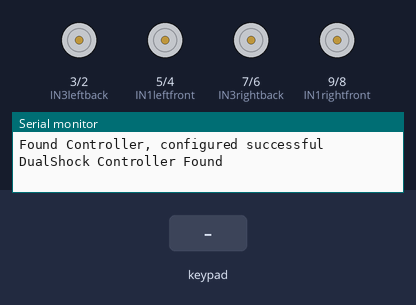
Bench run of a sketch on a simulated Arduino Uno, built with avr-gcc and run on an emulated ATmega328P. On the bench: motor-driver pin pairs drawn as motors (green arrow = first pin HIGH = forward, orange = second pin HIGH = backward, longer = more drive), the last lines printed to the serial monitor. The inputs (shaded band) are chosen by the test bench.

Above: at 1.2 s.
1.3 s: key 'U' pressed
At 1.51 s:
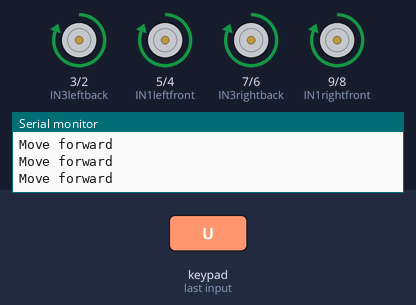
3.2 s: key 'D' pressed
At 3.42 s:
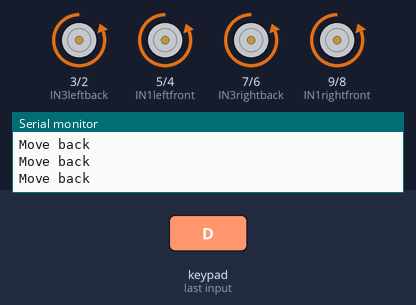
5.1 s: key 'L' pressed
At 5.34 s:
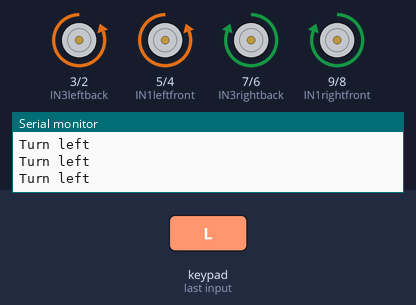
7.0 s: key 'R' pressed
At 7.2 s:
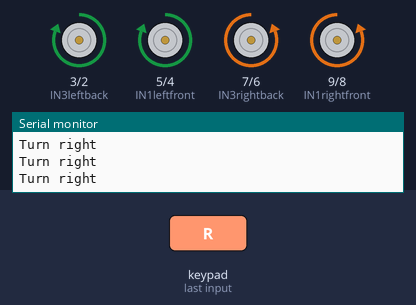
Timing chart, 0 to 9.9 s (numbered marks = the images above; inputs shaded):
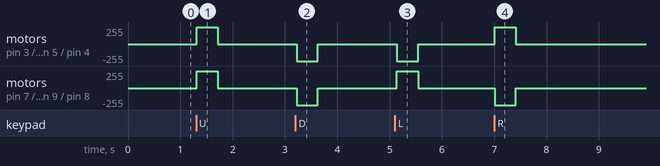

Measured:
- after the input at 1.3 s, motor on pin 3 (IN3leftback) / pin 2 (IN4leftback), motor on pin 5 (IN1leftfront) / pin 4 (IN2leftfront), motor on pin 7 (IN3rightback) / pin 6 (IN4rightback), motor on pin 9 (IN1rightfront) / pin 8 (IN2rightfront): stopped → forward 255/255 at once, → stopped 0.40 s later
- after the input at 3.2 s, motor on pin 3 (IN3leftback) / pin 2 (IN4leftback), motor on pin 5 (IN1leftfront) / pin 4 (IN2leftfront), motor on pin 7 (IN3rightback) / pin 6 (IN4rightback), motor on pin 9 (IN1rightfront) / pin 8 (IN2rightfront): stopped → backward 255/255 at once, → stopped 0.40 s later
- after the input at 5.1 s, motor on pin 3 (IN3leftback) / pin 2 (IN4leftback), motor on pin 5 (IN1leftfront) / pin 4 (IN2leftfront): stopped → backward 255/255 at once, → stopped 0.40 s later
- after the input at 7.0 s, motor on pin 3 (IN3leftback) / pin 2 (IN4leftback), motor on pin 5 (IN1leftfront) / pin 4 (IN2leftfront): stopped → forward 255/255 at once, → stopped 0.40 s later

The sketch:

prototypePAD.ino
```cpp
#include <PS2X_lib.h>
#include <Wire.h>
//#include <Adafruit_PWMServoDriver.h>

// PS2 controller
PS2X ps2x; // create PS2 Controller Class
int error = 0;
byte type = 0;
byte vibrate = 0;
////////////////////////////////////////////////////////////////////////////////////////////////////////////////////////////////
//left motor wheels
#define IN1leftfront 5
#define IN2leftfront 4
#define IN3leftback 3
#define IN4leftback 2

//right motor wheels
#define IN1rightfront 9
#define IN2rightfront 8
#define IN3rightback 7
#define IN4rightback 6
////////////////////////////////////////////////////////////////////////////////////////////////////////////////////////////////
// Servo
//Adafruit_PWMServoDriver pwm = Adafruit_PWMServoDriver();
#define SERVOMIN 125
#define SERVOMAX 575  //Try to find max and min angle servo
uint8_t servoBottom = 13, servoTop = 14, servoMouth = 15;
////////////////////////////////////////////////////////////////////////////////////////////////////////////////////////////////
void setup() {
  // put your setup code here, to run once:
  Serial.begin(57600);
  // all about motor
  pinMode(IN1leftfront, OUTPUT);
  pinMode(IN2leftfront, OUTPUT);
  pinMode(IN3leftback, OUTPUT);
  pinMode(IN4leftback, OUTPUT);
  pinMode(IN1rightfront, OUTPUT);
  pinMode(IN2rightfront, OUTPUT);
  pinMode(IN3rightback, OUTPUT);
  pinMode(IN4rightback, OUTPUT);
  _stop();
  // Servo
  //pwm.begin();
  //pwm.setPWMFreq(60);
  //yield();
  Serial.setTimeout(1);

  // PS2 CONTROLLER DETRECTION ZONE////////////////////////////////////////////////////////////////////////////////////////////////////////////////////////////////
  error = ps2x.config_gamepad(13,11,10,12, true, true);   //setup pins and settings:  GamePad(clock, command, attention, data, Pressures?, Rumble?) check for error

   // Check for error
   if(error == 0){
    Serial.println("Found Controller, configured successful");
   }

   else if(error == 1)
    Serial.println("No controller found, check wiring or reset the Arduino");

   else if(error == 2)
    Serial.println("Controller found but not accepting commands");

   else if(error == 3)
    Serial.println("Controller refusing to enter Pressures mode, may not support it.");

   // Check for the type of controller
   type = ps2x.readType();
   switch(type) {
    case 0:
      Serial.println("Unknown Controller type");
      break;
    case 1:
      Serial.println("DualShock Controller Found");
      break;
    case 2:
      Serial.println("GuitarHero Controller Found");
      break;
    }
}
////////////////////////////////////////////////////////////////////////////////////////////////////////////////////////////////
void loop() {
  // put your main code here, to run repeatedly:
   if(error == 1) //skip loop if no controller found
      return;

   else { //DualShock Controller

      ps2x.read_gamepad(false, vibrate); // disable vibration of the controller

       // Perform movements based on D-pad buttons

       // MOVE FORWARD
       if(ps2x.Button(PSB_PAD_UP)) {
          forward();
          Serial.println("Move forward");
        }
        // TURN RIGHT
        if(ps2x.Button(PSB_PAD_RIGHT)){
          right();
          Serial.println("Turn right");
        }
        // TURN LEFT
        if(ps2x.Button(PSB_PAD_LEFT)){
          left();
          Serial.println("Turn left");
        }
        // MOVE BACK
        if(ps2x.Button(PSB_PAD_DOWN)){
          backward();
          Serial.println("Move back");
        }
        if (!ps2x.Button(PSB_PAD_DOWN) && !ps2x.Button(PSB_PAD_UP) && !ps2x.Button(PSB_PAD_RIGHT) && !ps2x.Button(PSB_PAD_LEFT)) {
          _stop();
        }

   delay(50);
   }
}

////////////////////////////////////////////////////////////////////////////////////////////////////////////////////////////////
//Define-Function
void forward()  //1
{
  //leftfrontwheel
  digitalWrite(IN1leftfront, HIGH);
  digitalWrite(IN2leftfront, LOW);
  //leftbackwheel
  digitalWrite(IN3leftback, HIGH);
  digitalWrite(IN4leftback, LOW);
  //rightfrontwheel
  digitalWrite(IN1rightfront, HIGH);
  digitalWrite(IN2rightfront, LOW);
  //rightbackwheel
  digitalWrite(IN3rightback, HIGH);
  digitalWrite(IN4rightback, LOW);
}

void backward() //2
{
  //leftfrontwheel
  digitalWrite(IN1leftfront, LOW);
  digitalWrite(IN2leftfront, HIGH);
  //leftbackwheel
  digitalWrite(IN3leftback, LOW);
  digitalWrite(IN4leftback, HIGH);
  //rightfrontwheel
  digitalWrite(IN1rightfront, LOW);
  digitalWrite(IN2rightfront, HIGH);
  //rightbackwheel
  digitalWrite(IN3rightback, LOW);
  digitalWrite(IN4rightback, HIGH);
}

void right() //4
{
  //leftfrontwheel
  digitalWrite(IN1leftfront, HIGH);
  digitalWrite(IN2leftfront, LOW);
  //leftbackwheel
  digitalWrite(IN3leftback, HIGH);
  digitalWrite(IN4leftback, LOW);
  //rightfrontwheel
  digitalWrite(IN1rightfront, LOW);
  digitalWrite(IN2rightfront, HIGH);
  //rightbackwheel
  digitalWrite(IN3rightback, LOW);
  digitalWrite(IN4rightback, HIGH);
}

void left() //3
{
  //leftfrontwheel
  digitalWrite(IN1leftfront, LOW);
  digitalWrite(IN2leftfront, HIGH);
  //leftbackwheel
  digitalWrite(IN3leftback, LOW);
  digitalWrite(IN4leftback, HIGH);
  //rightfrontwheel
  digitalWrite(IN1rightfront, HIGH);
  digitalWrite(IN2rightfront, LOW);
  //rightbackwheel
  digitalWrite(IN3rightback, HIGH);
  digitalWrite(IN4rightback, LOW);
}

void _stop() //0
{
  //leftfrontwheel
  digitalWrite(IN1leftfront, LOW);
  digitalWrite(IN2leftfront, LOW);
  //leftbackwheel
  digitalWrite(IN3leftback, LOW);
  digitalWrite(IN4leftback, LOW);
  //rightfrontwheel
  digitalWrite(IN1rightfront, LOW);
  digitalWrite(IN2rightfront, LOW);
  //rightbackwheel
  digitalWrite(IN3rightback, LOW);
  digitalWrite(IN4rightback, LOW);
}

////////////////////////////////////////////////////////////////////////////////////////////////////////////////////////////////
// Servo Translate
int AngleToPulse(int ang) { //angle to pulse
  int pulse = map(ang, 0, 180, SERVOMIN , SERVOMAX);
  Serial.print("Angle: "); Serial.print(ang);
  Serial.print(" pulse: "); Serial.println(pulse);
  return pulse;
}
```
